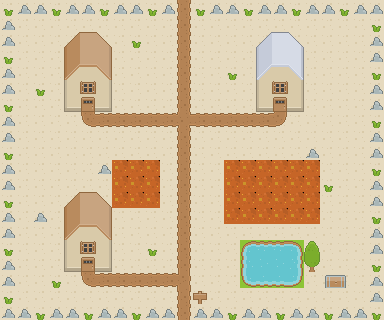

Tiled map render using the project's own tile images. Description and the map definition, with tile-layer contents summarised, below:
An orthogonal 24x20 tile map with 16x16 px tiles, 3 tile layers (sol, decor, toits), 2 hidden layers not drawn and 12 objects (5x sortie, 3x pnj, 3x dresseur, coffre).

<map version="1.10" tiledversion="1.11.0" orientation="orthogonal" renderorder="right-down" width="24" height="20" tilewidth="16" tileheight="16" infinite="0" nextlayerid="7" nextobjectid="13">
 <properties>
  <property name="titre" value="Désert de Sable" />
 </properties>
 <tileset firstgid="1" name="roguelike" tilewidth="16" tileheight="16" spacing="1" tilecount="1767" columns="57">
  <image source="../kenney_roguelike-rpg-pack/Spritesheet/roguelikeSheet_transparent.png" width="968" height="526" />
 </tileset>
 <layer id="1" name="sol" width="24" height="20">
  <data>[480 cells, 480 non-empty, 11 distinct tile ids]</data>
 </layer>
 <layer id="2" name="decor" width="24" height="20">
  <data>[480 cells, 170 non-empty, 25 distinct tile ids]</data>
 </layer>
 <layer id="3" name="toits" width="24" height="20">
  <data>[480 cells, 33 non-empty, 20 distinct tile ids]</data>
 </layer>
 <layer id="4" name="collisions" width="24" height="20" visible="0">
  <data>[480 cells, 155 non-empty, 1 distinct tile ids]</data>
 </layer>
 <layer id="5" name="herbes" width="24" height="20" visible="0">
  <data>[480 cells, 33 non-empty, 1 distinct tile ids]</data>
 </layer>
 <objectgroup id="6" name="objets">
  <object id="1" name="porte-centre" class="sortie" x="80" y="96" width="16" height="16">
   <properties>
    <property name="vers_carte" value="centre_desert" />
    <property name="vers_x" type="int" value="5" />
    <property name="vers_y" type="int" value="7" />
   </properties>
  </object>
  <object id="2" name="porte-arene" class="sortie" x="272" y="96" width="16" height="16">
   <properties>
    <property name="vers_carte" value="arene" />
    <property name="vers_x" type="int" value="6" />
    <property name="vers_y" type="int" value="13" />
   </properties>
  </object>
  <object id="3" name="porte-maison" class="sortie" x="80" y="256" width="16" height="16">
   <properties>
    <property name="vers_carte" value="maison_desert" />
    <property name="vers_x" type="int" value="4" />
    <property name="vers_y" type="int" value="6" />
   </properties>
  </object>
  <object id="4" name="panneau-desert" class="pnj" x="192" y="288" width="16" height="16">
   <properties>
    <property name="dialogue" value="Désert de Sable. Nord : Tour de Combat. L'arène est à l'est." />
   </properties>
  </object>
  <object id="5" name="dresseuse-ines" class="dresseur" x="160" y="64" width="16" height="16">
   <properties>
    <property name="sprite" type="int" value="379" />
    <property name="dialogue" value="Le sable ne me fait pas peur, et toi ?" />
    <property name="equipe" value="ekans:13,sandshrew:13" />
   </properties>
  </object>
  <object id="6" name="campeur-leo" class="dresseur" x="224" y="128" width="16" height="16">
   <properties>
    <property name="sprite" type="int" value="324" />
    <property name="dialogue" value="Tu vas affronter les jumeaux ? Montre-moi d'abord ce que tu vaux !" />
    <property name="equipe" value="geodude:12,cubone:13" />
   </properties>
  </object>
  <object id="7" name="randonneur-max" class="dresseur" x="192" y="208" width="16" height="16">
   <properties>
    <property name="sprite" type="int" value="541" />
    <property name="dialogue" value="Je marche dans ce désert depuis des jours…" />
    <property name="equipe" value="sandshrew:12,diglett:12" />
   </properties>
  </object>
  <object id="8" name="vieux-sage" class="pnj" x="224" y="256" width="16" height="16">
   <properties>
    <property name="sprite" type="int" value="271" />
    <property name="dialogue" value="On dit que les champions de l'arène sont jumeaux, et qu'ils se battent toujours ensemble." />
   </properties>
  </object>
  <object id="9" name="marchande" class="pnj" x="112" y="128" width="16" height="16">
   <properties>
    <property name="sprite" type="int" value="270" />
    <property name="dialogue" value="Il fait chaud ! Pense à soigner tes Pokémon au centre, à gauche." />
   </properties>
  </object>
  <object id="10" name="desert-coffre-1" class="coffre" x="320" y="272" width="32" height="16">
   <properties>
    <property name="objet" value="super-potion" />
   </properties>
  </object>
  <object id="11" name="sortie-sud" class="sortie" x="176" y="304" width="16" height="16">
   <properties>
    <property name="vers_carte" value="route1" />
    <property name="vers_x" type="int" value="12" />
    <property name="vers_y" type="int" value="1" />
   </properties>
  </object>
  <object id="12" name="sortie-nord" class="sortie" x="176" y="0" width="16" height="16">
   <properties>
    <property name="vers_carte" value="tour" />
    <property name="vers_x" type="int" value="9" />
    <property name="vers_y" type="int" value="13" />
   </properties>
  </object>
 </objectgroup>
</map>
